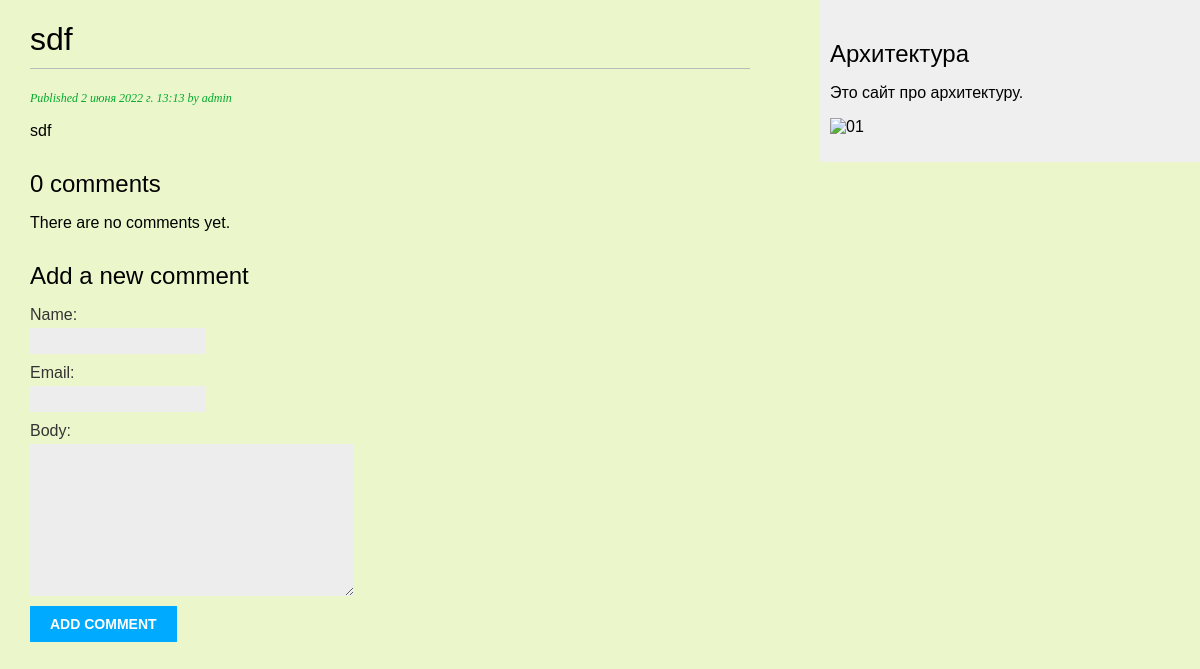
The page /blog/1/ on the database as committed earlier.
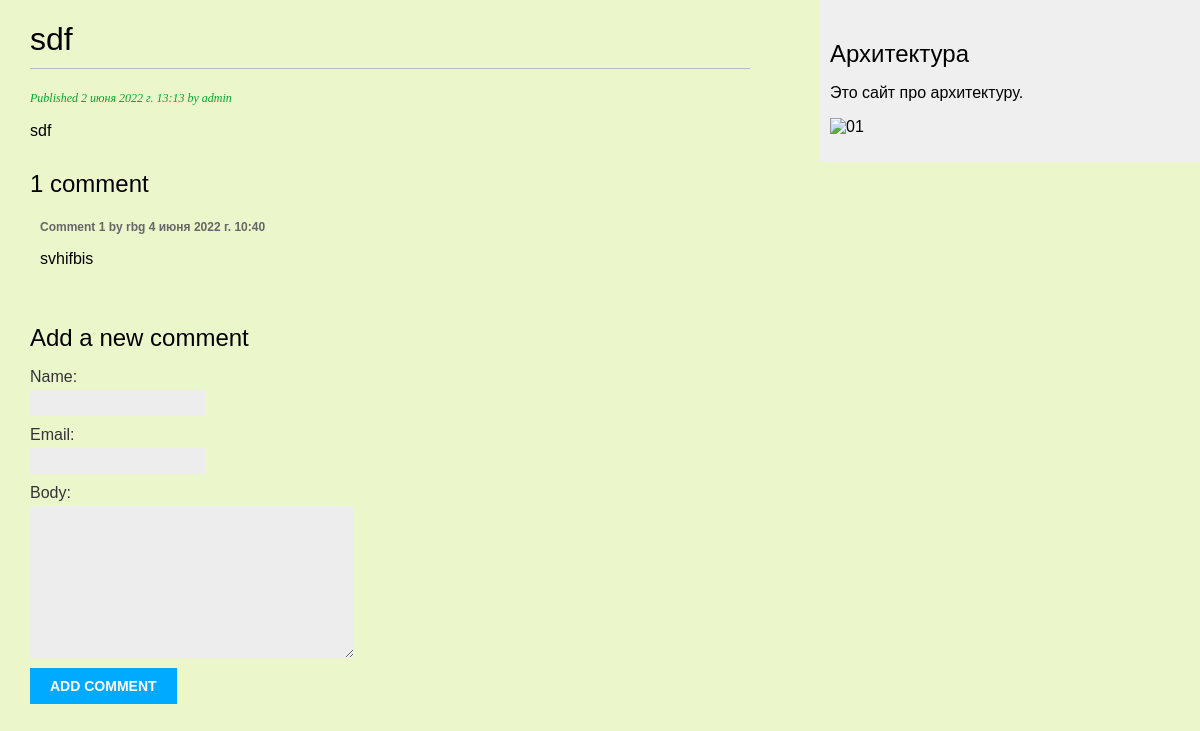
The same page on the database as committed later.
### blog/models.py (models this page shows, shortened)
class Comment(models.Model):
    post = models.ForeignKey(Post, on_delete=models.CASCADE, related_name='comments')
    name = models.CharField(max_length=80)
    email = models.EmailField()
    body = models.TextField()
    created = models.DateTimeField(auto_now_add=True)
    updated = models.DateTimeField(auto_now=True)
    active = models.BooleanField(default=True)
    class Meta:
        ordering = ['created']
        indexes = [
            models.Index(fields=['created']),
        ]

### blog/views.py (the view)
# urls.py: path('<int:id>/', views.post_detail, name='post_detail'),
def post_detail(request, id):
    post = get_object_or_404(Post, id=id, status=Post.Status.PUBLISHED)
    comments = post.comments.filter(active=True)
    form = CommentForm()
    return render(request, 'blog/post/detail.html', {'post': post, 'comments': comments,
'form': form})

### blog/forms.py
class CommentForm(forms.ModelForm):
    class Meta:
        model = Comment
        fields = ['name', 'email', 'body']

### blog/templates/blog/post/detail.html (shortened to what this page needs)
{% extends "blog/base.html" %}
{% block content %}
  <h1>{{ post.title }}</h1>
  <p class="date">
    Published {{ post.publish }} by {{ post.author }}
  </p>
  {{ post.body|linebreaks }}
  {% with comments.count as total_comments %}
 <h2>{{ total_comments }} comment{{ total_comments|pluralize }}</h2>
{% endwith %}
{% for comment in comments %}
 <div class="comment">
 <p class="info">
 Comment {{ forloop.counter }} by {{ comment.name }}
 {{ comment.created }}
 </p>
 {{ comment.body|linebreaks }}
 </div>
{% empty %}
 <p>There are no comments yet.</p>
{% endfor %}
<h2>Add a new comment</h2>
 <form action="{% url "blog:post_comment" post.id %}" method="post">
 {{ form.as_p }}
 <p><input type="submit" value="Add comment"></p>
 </form>
{% endblock %}

Rows that differ between the two databases and show on the page:
added Comment: name "rbg", created "4 июня 2022 г. 10:40", body "svhifbis"
Other text that changed with them:
{{ total_comments }}: "0" → "1"
text no longer shown: "There are no comments yet."
